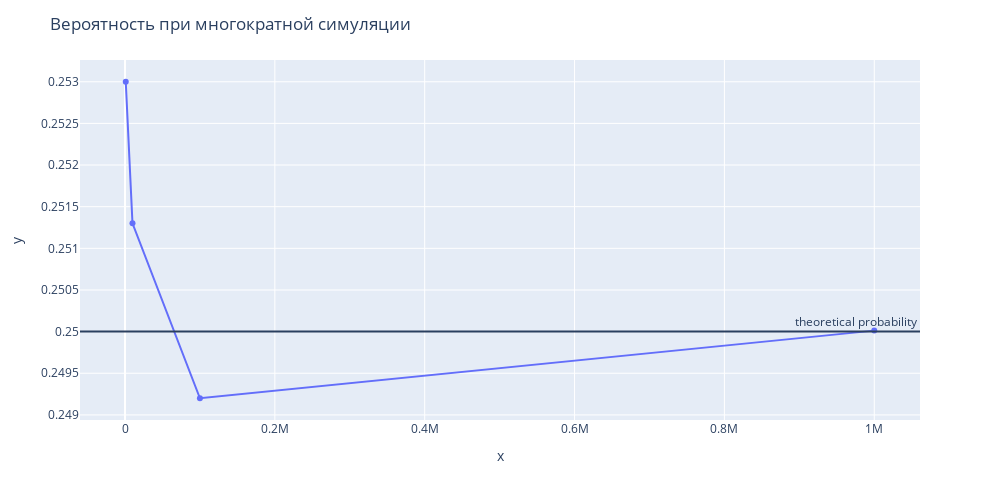

Notebook cell for this chart:
### Code cell
plot_probability(iterations_num, res)

### Figure 1 — Plotly figure (JSON) as saved in the notebook; plotly's stock layout.template omitted (floating-point values rounded to 4 significant figures)
{"data": [{"hovertemplate": "x=%{x}<br>y=%{y}<extra></extra>", "legendgroup": "", "line": {"color": "#636efa", "dash": "solid"}, "marker": {"symbol": "circle"}, "mode": "lines+markers", "name": "", "orientation": "v", "showlegend": false, "type": "scatter", "x": [1000, 10000, 100000, 1000000], "xaxis": "x", "y": [0.253, 0.2513, 0.2492, 0.25], "yaxis": "y"}], "layout": {"annotations": [{"showarrow": false, "text": "theoretical probability", "x": 1, "xanchor": "right", "xref": "x domain", "y": 0.25, "yanchor": "bottom", "yref": "y"}], "height": 500, "legend": {"tracegroupgap": 0}, "margin": {"t": 60}, "shapes": [{"type": "line", "x0": 0, "x1": 1, "xref": "x domain", "y0": 0.25, "y1": 0.25, "yref": "y"}], "title": {"text": "Вероятность при многократной симуляции"}, "width": 1000, "xaxis": {"anchor": "y", "domain": [0, 1], "title": {"text": "x"}}, "yaxis": {"anchor": "x", "domain": [0, 1], "title": {"text": "y"}}}}
